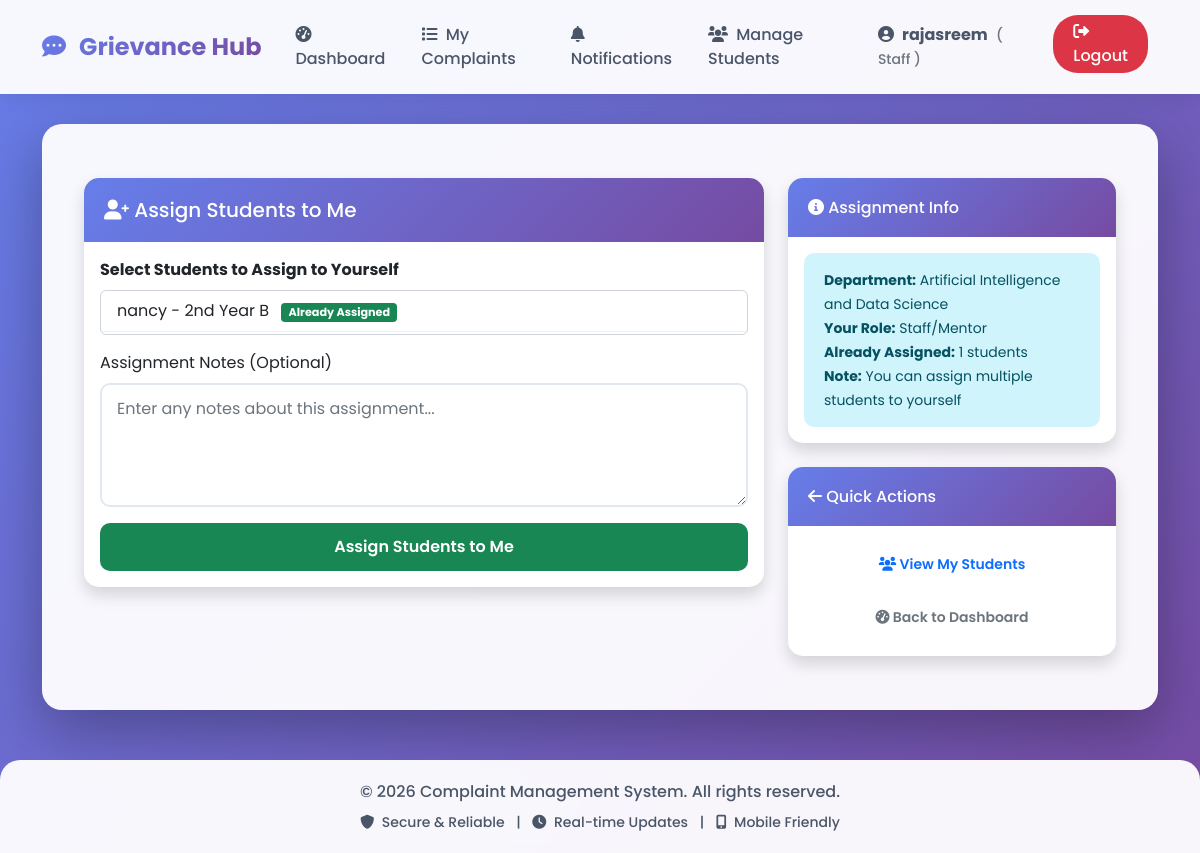
The app's page /staff/assign-students (signed in) with its own data.
### models.py (models this page shows)
class User(UserMixin, db.Model):
    id = db.Column(db.Integer, primary_key=True)
    username = db.Column(db.String(80), unique=True, nullable=False)
    email = db.Column(db.String(120), unique=True, nullable=False)
    password = db.Column(db.String(200), nullable=False)
    role = db.Column(db.String(20), default='student')  # student, staff/mentor, hod, admin
    department = db.Column(db.String(100))
    year = db.Column(db.String(20))
    section = db.Column(db.String(10))
    parent_name = db.Column(db.String(100))
    parent_phone = db.Column(db.String(15))
    address = db.Column(db.Text)
    mentor_name = db.Column(db.String(100))  # For students - who is their mentor
    phone = db.Column(db.String(15))
    created_at = db.Column(db.DateTime, default=datetime.utcnow)
    complaints = db.relationship('Complaint', backref='author', lazy=True, foreign_keys='Complaint.user_id')
    assigned_complaints = db.relationship('Complaint', backref='assigned_staff', lazy=True, foreign_keys='Complaint.assigned_to')

### app.py (the view)
@app.route('/staff/assign-students')
@login_required
def staff_assign_students():
    if current_user.role != 'staff':
        abort(403)
    form = StaffStudentAssignmentForm(current_user.department)
    assignments = StudentStaffAssignment.query.filter_by(
        staff_id=current_user.id,
        department=current_user.department
    ).all()
    assigned_student_ids = [assignment.student_id for assignment in assignments]
    return render_template('staff_assign_students.html', form=form, assigned_student_ids=assigned_student_ids)

### forms.py
class StaffStudentAssignmentForm(FlaskForm):
    students = SelectMultipleField('Students to Assign to Yourself', choices=[], coerce=int, validators=[DataRequired()])
    notes = TextAreaField('Assignment Notes (Optional)', validators=[Length(max=500)])
    submit = SubmitField('Assign Students to Me')
    def __init__(self, department_name, *args, **kwargs):
        super(StaffStudentAssignmentForm, self).__init__(*args, **kwargs)
        student_list = User.query.filter_by(department=department_name, role='student').all()
        self.students.choices = [(st.id, f"{st.username} - {st.year} {st.section}") for st in student_list]

### app.py (called while the page is built)
def is_super_admin(user):
    return user.role == 'admin' and user.email == 'vanitha.sty3375@gmail.com'

def is_department_admin(user):
    return user.role == 'hod'

@login_manager.user_loader
def load_user(user_id):
    return User.query.get(int(user_id))

@app.context_processor
def utility_processor():
    return {
        'is_super_admin': is_super_admin,
        'is_department_admin': is_department_admin
    }

### templates/staff_assign_students.html (shortened to what this page needs)
{% extends "base.html" %}
{% block content %}
<div class="container py-4">
    <div class="row">
        <div class="col-lg-8">
            <div class="card shadow mb-4">
                <div class="card-header bg-success text-white">
                    <h5 class="mb-0">
                        <i class="fas fa-user-plus"></i> Assign Students to Me
                    </h5>
                </div>
                <div class="card-body">
                    <form method="POST" action="{{ url_for('staff_submit_assignment') }}">
                        <div class="form-group mb-3">
                            <label class="form-label">
                                <strong>Select Students to Assign to Yourself</strong>
                            </label>
                            <div style="height: auto; overflow-y: auto; border: 1px solid #ced4da; padding: 0; border-radius: 0.375rem;">
                                {% if form.students.choices %}
                                    {% for value, label in form.students.choices %}
                                        <div class="form-check p-2" style="border-bottom: 1px solid #f0f0f0;">
                                            <label class="form-check-label" for="student_{{ value }}">
                                                {{ label }}
                                                {% if value in assigned_student_ids %}
                                                    <span class="badge bg-success ms-2">Already Assigned</span>
                                                {% endif %}
                                            </label>
                                        </div>
                                    {% endfor %}
                                {% else %}
                                    <div class="p-3 text-muted text-center">
                                        <small>No students available in this department</small>
                                    </div>
                                {% endif %}
                            </div>
                        </div>
                        <div class="form-group mb-3">
                            <label for="notes" class="form-label">Assignment Notes (Optional)</label>
                            {{ form.notes(class="form-control", rows="4", placeholder="Enter any notes about this assignment...") }}
                        </div>
                        <div class="d-grid gap-2">
                            {{ form.submit(class="btn btn-success btn-block") }}
                        </div>
                    </form>
                </div>
            </div>
        </div>
        <div class="col-lg-4">
            <div class="card shadow mb-4">
                <div class="card-header bg-info text-white">
                    <h6 class="mb-0">
                        <i class="fas fa-info-circle"></i> Assignment Info
                    </h6>
                </div>
                <div class="card-body">
                    <div class="alert alert-info mb-0">
                        <small>
                            <strong>Department:</strong> {{ current_user.department }}<br>
                            <strong>Your Role:</strong> Staff/Mentor<br>
                            <strong>Already Assigned:</strong> {{ assigned_student_ids|length }} students<br>
                            <strong>Note:</strong> You can assign multiple students to yourself
                        </small>
                    </div>
                </div>
            </div>
            <div class="card shadow">
                <div class="card-header bg-primary text-white">
                    <h6 class="mb-0">
                        <i class="fas fa-arrow-left"></i> Quick Actions
                    </h6>
                </div>
                <div class="card-body">
                    <a href="{{ url_for('my_assigned_students') }}" class="btn btn-outline-primary btn-sm w-100 mb-2">
                        <i class="fas fa-users"></i> View My Students
                    </a>
                    <a href="{{ url_for('staff_dashboard') }}" class="btn btn-outline-secondary btn-sm w-100">
                        <i class="fas fa-tachometer-alt"></i> Back to Dashboard
                    </a>
                </div>
            </div>
        </div>
    </div>
</div>
{% endblock %}

### templates/base.html (shortened to what this page needs)
<!DOCTYPE html>
<html lang="en">
<head>
    <link href="https://cdn.jsdelivr.net/npm/bootstrap@5.1.3/dist/css/bootstrap.min.css" rel="stylesheet">
    <link rel="stylesheet" href="https://cdnjs.cloudflare.com/ajax/libs/font-awesome/6.0.0/css/all.min.css">
</head>
<body>
    <nav class="navbar navbar-expand-lg navbar-light">
        <div class="container">
            <a class="navbar-brand" href="{{ url_for('index') }}">
                <i class="fas fa-comment-dots me-2"></i>
                Grievance Hub
            </a>
            <div class="collapse navbar-collapse" id="navbarNav">
                <ul class="navbar-nav ms-auto">
                    {% if current_user.is_authenticated %}
                        <li class="nav-item">
                            {% if is_super_admin(current_user) %}
                                <a class="nav-link" href="{{ url_for('super_admin_dashboard') }}">
                                    <i class="fas fa-tachometer-alt me-1"></i> Dashboard
                                </a>
                            {% elif is_department_admin(current_user) %}
                                <a class="nav-link" href="{{ url_for('hod_dashboard') }}">
                                    <i class="fas fa-tachometer-alt me-1"></i> Dashboard
                                </a>
                            {% elif current_user.role == 'staff' %}
                                <a class="nav-link" href="{{ url_for('staff_dashboard') }}">
                                    <i class="fas fa-tachometer-alt me-1"></i> Dashboard
                                </a>
                            {% else %}
                                <a class="nav-link" href="{{ url_for('dashboard') }}">
                                    <i class="fas fa-tachometer-alt me-1"></i> Dashboard
                                </a>
                            {% endif %}
                        </li>
                        <li class="nav-item">
                            <a class="nav-link" href="{{ url_for('view_complaints') }}">
                                <i class="fas fa-list me-1"></i> My Complaints
                            </a>
                        </li>
                        <li class="nav-item position-relative">
                            <a class="nav-link" href="{{ url_for('view_notifications') }}">
                                <i class="fas fa-bell me-1"></i> Notifications
                                {% set unread = current_user.notifications|selectattr('is_read', 'equalto', false)|list|length %}
                            </a>
                        </li>
                        {% if current_user.role == 'staff' %}
                            <li class="nav-item">
                                <a class="nav-link" href="{{ url_for('mentor_students') }}">
                                    <i class="fas fa-users me-1"></i> Manage Students
                                </a>
                            </li>
                        {% endif %}
                        <li class="nav-item me-2">
                            <span class="nav-link">
                                <i class="fas fa-user-circle me-1"></i>
                                <strong>{{ current_user.username }}</strong>
                                <small class="text-muted ms-1">
                                    ({% if is_super_admin(current_user) %}
                                        Super Admin
                                    {% elif is_department_admin(current_user) %}
                                        HOD
                                    {% elif current_user.role == 'staff' %}
                                        Staff
                                    {% else %}
                                        Student
                                    {% endif %})
                                </small>
                            </span>
                        </li>
                        <li class="nav-item">
                            <a class="nav-link logout-btn" href="{{ url_for('logout') }}"
                               onclick="return confirm('Are you sure you want to logout?')">
                                <i class="fas fa-sign-out-alt"></i> Logout
                            </a>
                        </li>
                    {% endif %}
                </ul>
            </div>
        </div>
    </nav>
    <div class="container">
        <div class="main-content">
            {% block content %}{% endblock %}
        </div>
    </div>
    <footer class="footer">
        <div class="container">
            <p class="mb-0">&copy; 2026 Complaint Management System. All rights reserved.</p>
            <p class="mb-0 mt-2 small">
                <i class="fas fa-shield-alt me-1"></i> Secure & Reliable
                <span class="mx-2">|</span>
                <i class="fas fa-clock me-1"></i> Real-time Updates
                <span class="mx-2">|</span>
                <i class="fas fa-mobile-alt me-1"></i> Mobile Friendly
            </p>
        </div>
    </footer>
</body>
</html>

### templates/base.html (style rules this page uses)
* { font-family: 'Poppins', sans-serif; }
body { background: linear-gradient(135deg, #667eea 0%, #764ba2 100%); min-height: 100vh; background-attachment: fixed; }
.navbar { background: rgba(255, 255, 255, 0.95) !important; backdrop-filter: blur(10px); box-shadow: 0 2px 20px rgba(0,0,0,0.1); padding: 15px 0; }
.navbar-brand { font-weight: 700; font-size: 1.5rem; background: linear-gradient(135deg, #667eea 0%, #764ba2 100%); -webkit-background-clip: text; -webkit-text-fill-color: transparent; transition: transform 0.3s ease; }
.nav-link { font-weight: 500; color: #4a5568 !important; margin: 0 10px; position: relative; transition: color 0.3s ease; }
.logout-btn { background-color: #dc3545; color: white !important; border-radius: 25px; padding: 5px 20px !important; margin-left: 15px; transition: all 0.3s ease; }
.main-content { background: rgba(255, 255, 255, 0.95); border-radius: 20px; padding: 30px; margin: 30px 0; box-shadow: 0 20px 60px rgba(0,0,0,0.3); animation: fadeInUp 0.5s ease; }
.card { border: none; border-radius: 15px; box-shadow: 0 10px 30px rgba(0,0,0,0.1); transition: all 0.3s ease; overflow: hidden; }
.card-header { background: linear-gradient(135deg, #667eea 0%, #764ba2 100%); color: white; font-weight: 600; border: none; padding: 20px; }
.btn { border-radius: 10px; padding: 12px 30px; font-weight: 600; transition: all 0.3s ease; border: none; }
.form-control, .form-select { border: 2px solid #e2e8f0; border-radius: 10px; padding: 12px 15px; transition: all 0.3s ease; }
.alert { border-radius: 10px; border: none; padding: 15px 20px; animation: slideInDown 0.5s ease; }
.footer { background: rgba(255, 255, 255, 0.95); backdrop-filter: blur(10px); padding: 20px 0; margin-top: 50px; border-radius: 20px 20px 0 0; color: #4a5568; text-align: center; font-weight: 500; }

### templates/staff_assign_students.html (style rules this page uses)
.form-check-label { cursor: pointer; margin-left: 0.5rem; }
.badge { font-size: 0.7em; }

### records on screen
User: username "rajasreem", department "Artificial Intelligence and Data Science"

### other values on screen
{{ label }} "nancy - 2nd Year B"
{{ assigned_student_ids|length }} "1"
